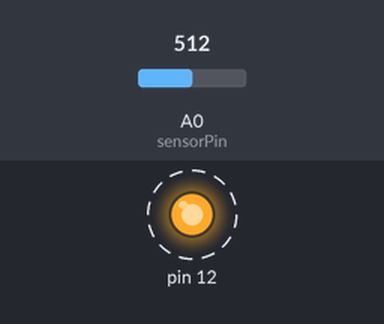
Simulated run of this sketch. Board: Arduino Uno, built with avr-gcc and run on an emulated ATmega328P. On the bench: output pins drawn as LEDs (lit = HIGH). Dashed ring = blinking. The test bench sets the inputs (shaded band); at power-on: A0 (sensorPin) = 512. What the sketch prints to the serial monitor is not drawn.

Above: at 0.5 s.
Timing chart, 0 to 4.6 s (numbered marks = the images above):
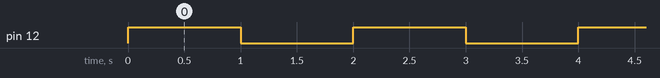

Measured:
- by itself, pin 12: alternates HIGH for 1.0 s and LOW for 1.0 s

The sketch:

ldr.ino
```cpp
int sensorPin = A0; // select the input pin for LDR

int sensorValue = 0; // variable to store the value coming from the sensor
void setup() {
 pinMode(12,OUTPUT);
  Serial.begin(9600); //sets serial port for communication
}
void loop() {
  sensorValue = analogRead(sensorPin); // read the value from the sensor
  Serial.println(sensorValue); //prints the values coming from the sensor on the screen
digitalWrite(12,HIGH);
  delay(1000);
  digitalWrite(12,LOW);
  delay(1000);

}
```
